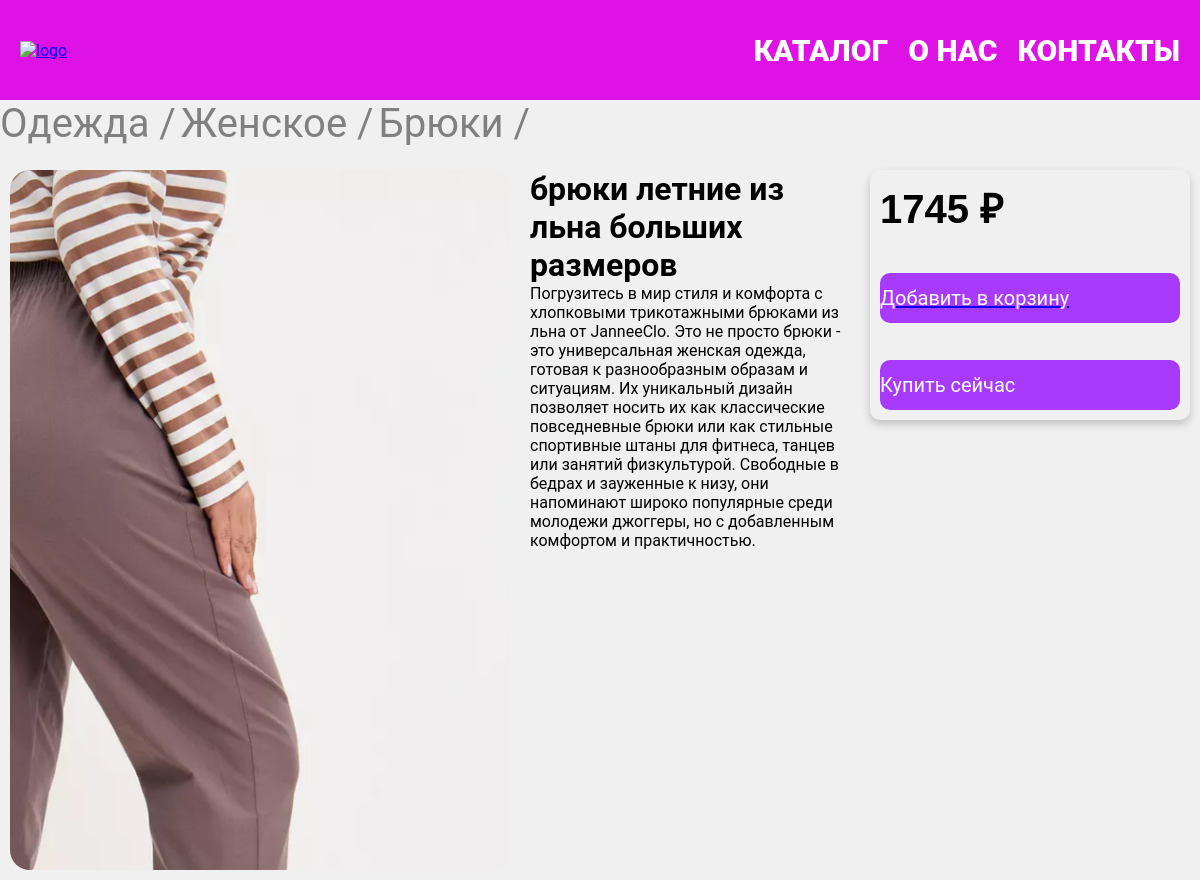
The app's page /product/4 with its own data.
### app/models.py (models this page shows, shortened)
class Category(models.Model):
    name = models.CharField(
        verbose_name="Название",
        max_length=200,
    )
    parent = models.ForeignKey(
        "self",
        verbose_name="Родительская категория",
        on_delete=models.CASCADE,
        null=True,
        blank=True,
    )
    class Meta:
        verbose_name="Категория"
        verbose_name_plural = "Категория"

class Product(models.Model):
    name = models.CharField(
        verbose_name="Наименование",
        max_length=200,
    )
    desc = models.TextField(
        verbose_name="Описание",
        max_length=600,
    )
    price = models.DecimalField(
        verbose_name="Цена",
        max_digits=10,
        decimal_places=0,
    )
    image = models.ImageField(
        verbose_name="Изображение",
        upload_to="products/",
    )
    category = models.ForeignKey(
        "Category",
        verbose_name="Категория",
        on_delete=models.CASCADE,
    )
    brand = models.ForeignKey(
        "Brand",
        verbose_name="Бренд",
        on_delete=models.CASCADE,
    )
    class Meta:
        verbose_name="Товар"
        verbose_name_plural = "Товары"

### app/views.py (the view)
# urls.py: path("product/<int:product_id>", views.products_details, name="product_details"),
def products_details(request, product_id):
    product = Product.objects.get(id=product_id)
    categories = []
    categories.append(product.category)
    cur_category = product.category
    while cur_category.parent:
        categories.append(cur_category.parent)
        cur_category = cur_category.parent
    categories.reverse()
    context = {"product": product, "categories": categories}
    return render(request, "app/product_details.html", context)

### app/templates/app/product_details.html
{% extends "base.html" %}
{% block content %}
<div class="categories">
    {% for category in categories %}
    <span class="category">{{ category.name }}{% if not loop.last %} / {% endif %}</span>
    {% endfor %}
</div>
<div class="product_details">
    <div class="item product-details-image">
        <img src="{{ product.image.url}}" alt="{{product.name}}" class="product-details-image">
    </div>
    <div class="item product-details-info">
        <h1 class="product-details-name">{{product.name}}</h1>
        <p class="product-details-name">{{product.desc}}</p>
    </div>
    <div class="item price-container">
        <p class="product-details-price">{{product.price}} ₽</p>
        <a href="{% url 'basket_add' product.id %}">
        <button class="price-button">Добавить в корзину</button>
        </a>
        <button class="price-button">Купить сейчас</button>
    </div>
</div>
{% endblock %}

### app/static/styles/style.css (style rules this page uses)
* { margin: 0; padding: 0; box-sizing: border-box; font-family: 'Roboto', sans-serif; }
body { background-color: #f0f0f0; padding-top: 100px; }
.categories { height: 60px; display: flex; flex-wrap: nowrap; gap: 5px; color: grey; font-size: 40px; white-space: nowrap; overflow: hidden; text-overflow: ellipsis; }
.product_details { display: flex; flex-direction: row; justify-content: space-around; }
.item { margin: 10px; }
.product-details-image { width: 500px; height: 700px; border-radius: 20px; }
.price-container { height: 250px; display: flex; flex-direction: column; justify-content: space-between; border-radius: 10px; padding: 10px; box-shadow: 0 4px 8px rgba(0, 0, 0, 0.2); }
p.product-details-price { margin: 0; font-size: 40px; font-family: helvetica; font-weight: 700; }
.price-container button { width: 300px; height: 50px; font-size: 20px; background-color: #a73afd; color: white; border-radius: 10px; border: none; display: flex; flex-direction: column; justify-content: center; }

### records on screen
Category: name "Одежда"
Category: name "Женское"
Category: name "Брюки"
Product: image (picture), name "брюки летние из льна больших размеров", desc "Погрузитесь в мир стиля и комфорта с хлопковыми трикотажными брюками из льна от JanneeClo. Это не просто брюки - это универсальная женская одежда, готовая к разнообразным образам и ситуациям. Их уникальный дизайн позволяет носить их как классические повседневные брюки или как стильные спортивные штаны для фитнеса, танцев или занятий физкультурой. Свободные в бедрах и зауженные к низу, они напоминают широко популярные среди молодежи джоггеры, но с добавленным комфортом и практичностью.", price "1745"
